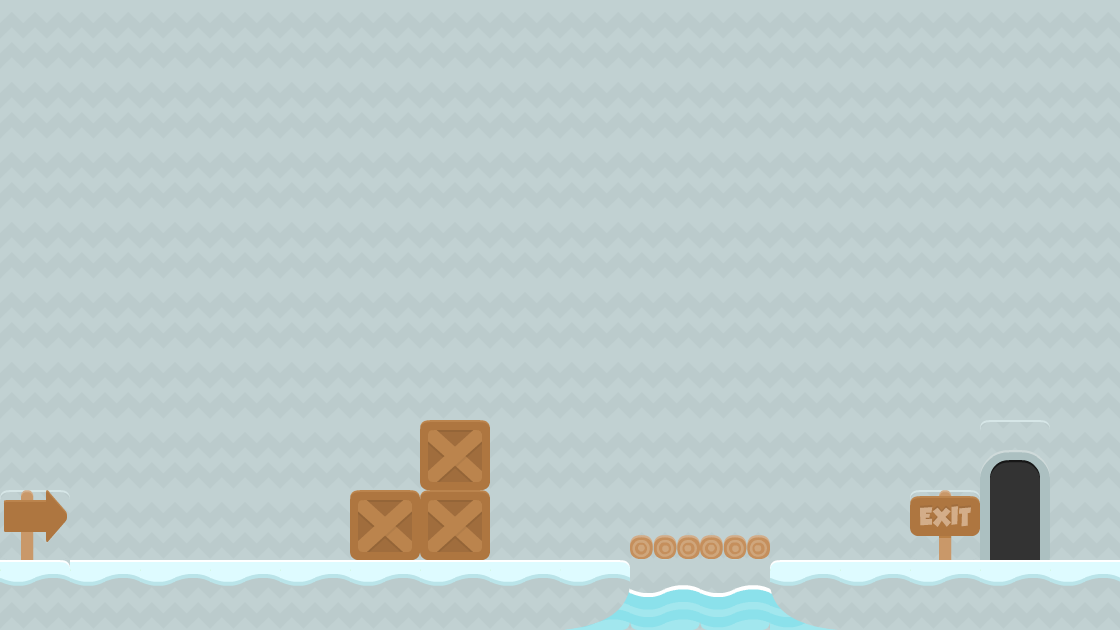

A level layout from a 2D game, rendered from its tile map. Below: a short description, then the map file with tile-grid data replaced by summaries:
An orthogonal 16x9 tile map with 70x70 px tiles, 4 tile layers (background3, background2, background1, collision), 2 tilesets and 1 object (levelTrigger).

<map version="1.0" orientation="orthogonal" renderorder="right-down" width="16" height="9" tilewidth="70" tileheight="70" backgroundcolor="#aaffff">
 <tileset firstgid="1" name="background-tiles" tilewidth="70" tileheight="70">
  <image source="../img/background-tiles.png" width="910" height="910" />
 </tileset>
 <tileset firstgid="170" name="meta-tiles" tilewidth="70" tileheight="70">
  <image source="../img/meta-tiles.png" width="350" height="70" />
  <tile id="4">
   <properties>
    <property name="type" value="solid" />
   </properties>
  </tile>
 </tileset>
 <layer name="background3" width="16" height="9">
  <data>[144 cells, 144 non-empty, 3 distinct tile ids]</data>
 </layer>
 <layer name="background2" width="16" height="9">
  <data>[144 cells, 144 non-empty, 4 distinct tile ids]</data>
 </layer>
 <layer name="background1" width="16" height="9">
  <data>[144 cells, 144 non-empty, 12 distinct tile ids]</data>
 </layer>
 <layer name="collision" width="16" height="9" opacity="0">
  <data>[144 cells, 17 non-empty, 2 distinct tile ids]</data>
 </layer>
 <objectgroup name="trigger/entities">
  <object name="levelTrigger" x="977" y="440" width="76" height="120">
   <properties>
    <property name="level" value="ACmap02" />
    <property name="xSpawn" value="400" />
    <property name="ySpawn" value="0" />
   </properties>
  </object>
 </objectgroup>
</map>
